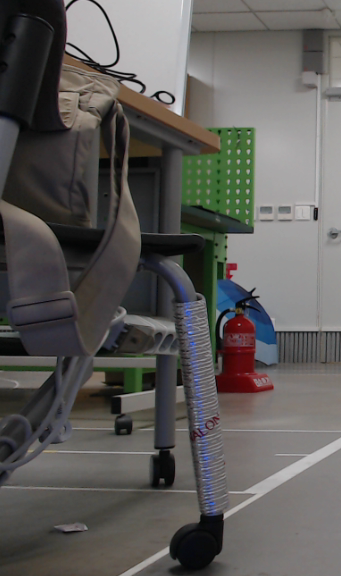
#> input picture llava/planning/404.png, 341 x 576 px, found by its file name
$ python draw_box.py
#> lines starting #> are read from the running program, lines starting #| are printed output that depends on the picture
from PIL import Image, ImageDraw

# Load the image
image_path = '/home/jetson/llamaR/Llama3-Playground/llava/planning/404.png'
image = Image.open(image_path)
#> image is the input picture: PIL image 341x576 RGB; mean R, G, B 92.9, 90.9, 88.4

# Define the coordinates
width, height = image.size
#> width = 341; height = 576
coords = [0.18 * width, 0.32 * height, 0.45 * width, 0.65 * height]
#> coords = [61.38, 184.3, 153.5, 374.4]

# Draw the box
draw = ImageDraw.Draw(image)
draw.rectangle(coords, outline="red", width=3)

# Save the modified image
output_path = "/mnt/data/dog_bike_car_boxed.jpg"
image.save(output_path)
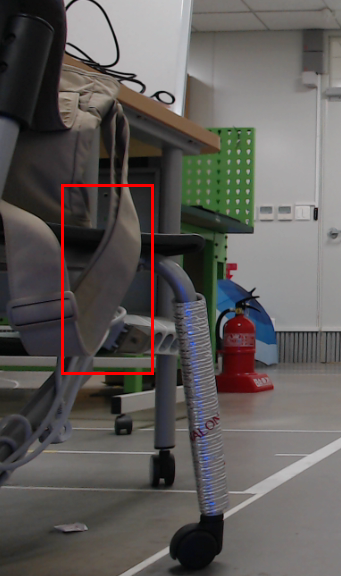
#> saved as dog_bike_car_boxed.jpg: PIL image 341x576 RGB; mean R, G, B 94.6, 90.5, 88

output_path

# Load the new image
image_path_2 = "/mnt/data/404.png"
image_2 = Image.open(image_path_2)

# Define the new coordinates
width_2, height_2 = image_2.size
#> width_2 = 341; height_2 = 576
coords_2 = [0.487 * width_2, 0.392 * height_2, 0.659 * width_2, 0.641 * height_2]
#> coords_2 = [166.1, 225.8, 224.7, 369.2]

# Draw the box
draw_2 = ImageDraw.Draw(image_2)
draw_2.rectangle(coords_2, outline="red", width=3)

# Save the modified image
output_path_2 = "/mnt/data/404_boxed.png"
image_2.save(output_path_2)
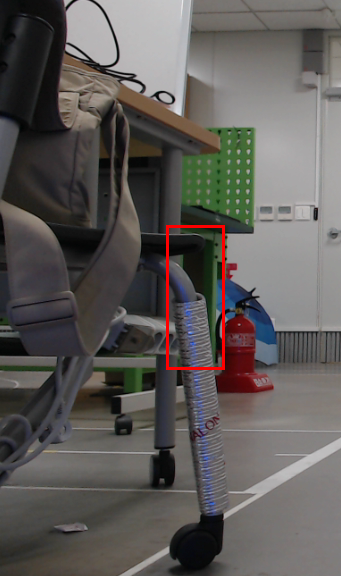
#> saved as 404_boxed.png: PIL image 341x576 RGB; mean R, G, B 94.1, 90.5, 88

output_path_2

$ run again, with llava/planning/1.png copied over llava/planning/404.png
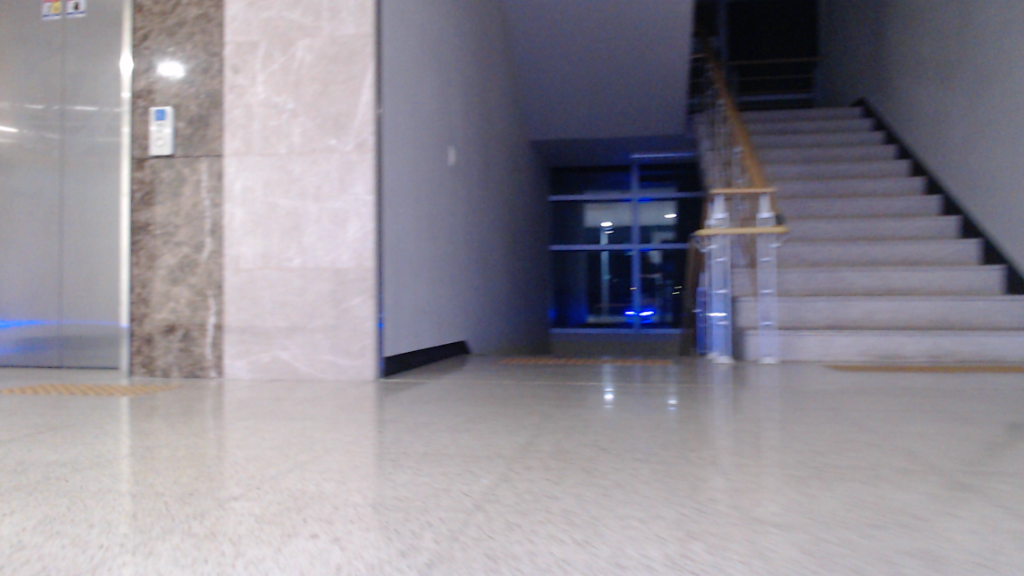
#> input picture llava/planning/1.png, 1024 x 576 px, found by its file name
#> image is the input picture: PIL image 1024x576 RGB; mean R, G, B 142.1, 138, 147.9
#> `image.save(output_path)`:
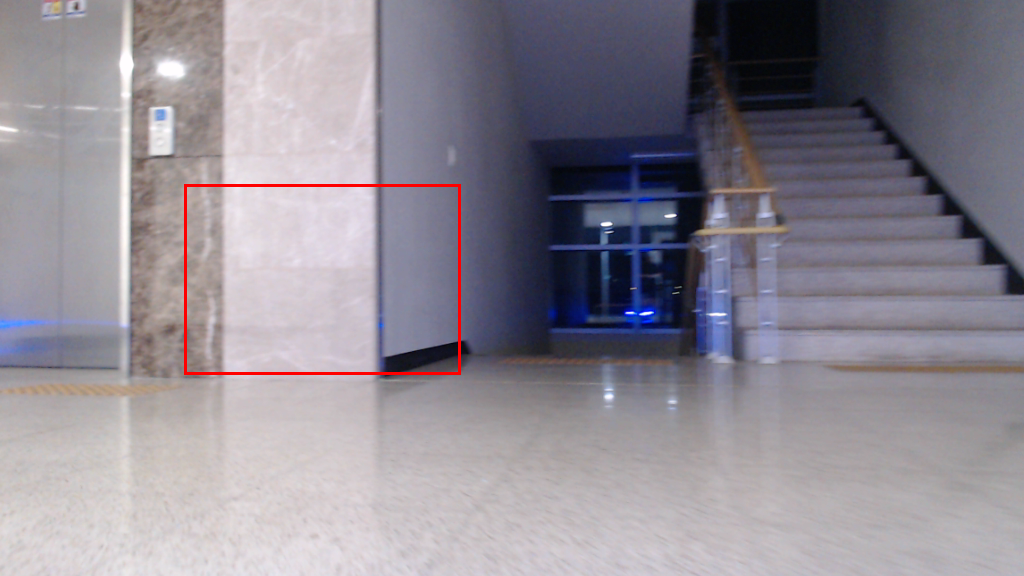
#> saved as dog_bike_car_boxed.jpg: PIL image 1024x576 RGB; mean R, G, B 142.6, 137.3, 147.2
#> `image_2.save(output_path_2)`:
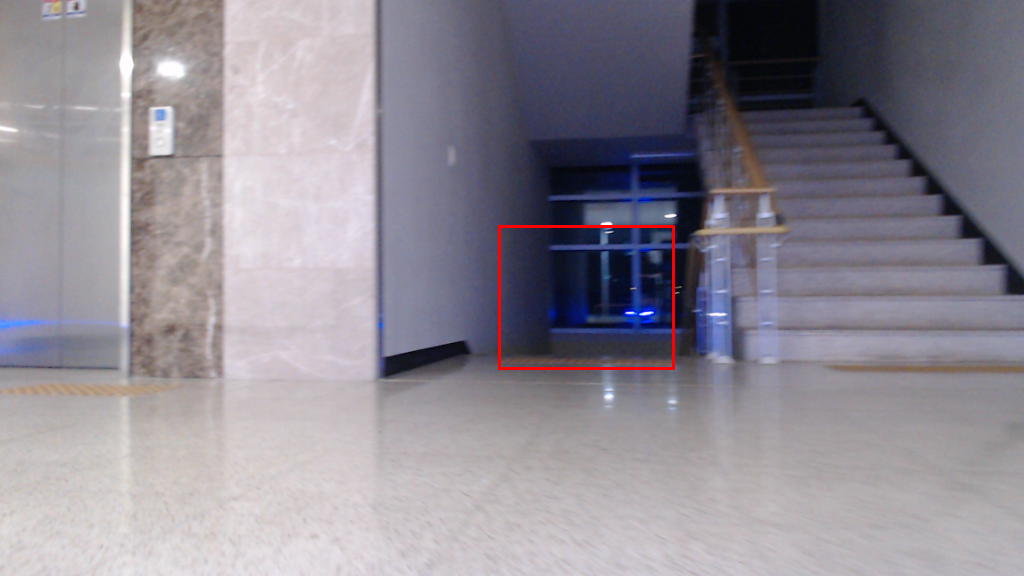
#> saved as 404_boxed.png: PIL image 1024x576 RGB; mean R, G, B 142.7, 137.8, 147.6

$ run again, with llava/planning/2.png copied over llava/planning/404.png
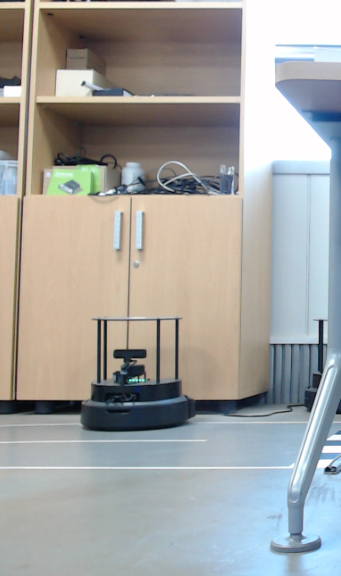
#> input picture llava/planning/2.png, 341 x 576 px, found by its file name
#> image is the input picture: PIL image 341x576 RGB; mean R, G, B 163.6, 163.8, 161.3
#> `image.save(output_path)`:
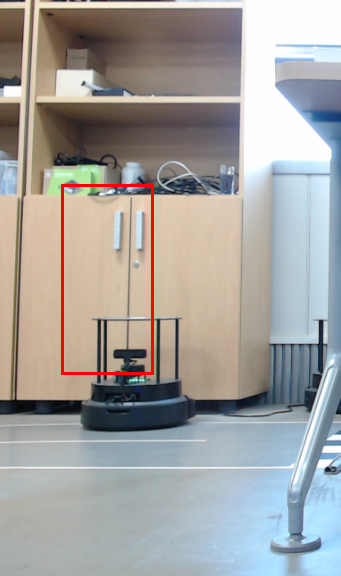
#> saved as dog_bike_car_boxed.jpg: PIL image 341x576 RGB; mean R, G, B 164.2, 162.4, 160
#> `image_2.save(output_path_2)`:
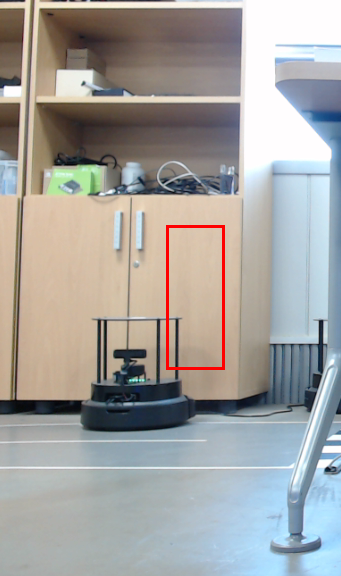
#> saved as 404_boxed.png: PIL image 341x576 RGB; mean R, G, B 163.9, 162.7, 160.3

$ run again, with llava/planning/2005.png copied over llava/planning/404.png
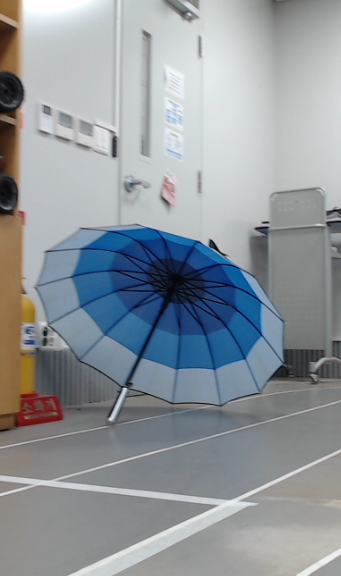
#> input picture llava/planning/2005.png, 341 x 576 px, found by its file name
#> image is the input picture: PIL image 341x576 RGB; mean R, G, B 144.5, 151, 156.2
#> `image.save(output_path)`:
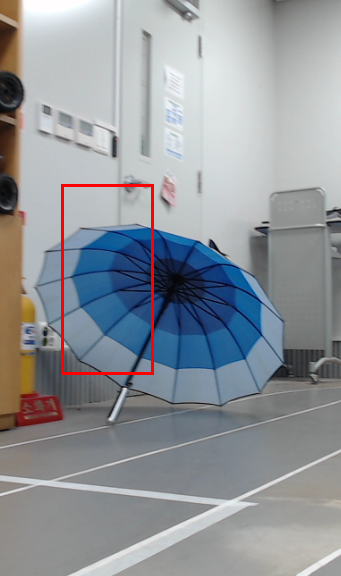
#> saved as dog_bike_car_boxed.jpg: PIL image 341x576 RGB; mean R, G, B 145.7, 149.9, 154.9
#> `image_2.save(output_path_2)`:
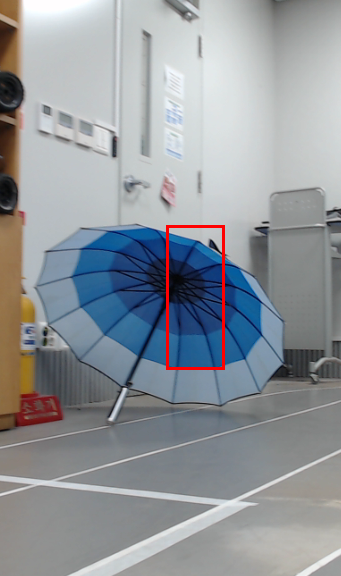
#> saved as 404_boxed.png: PIL image 341x576 RGB; mean R, G, B 145.6, 150.4, 155.4
